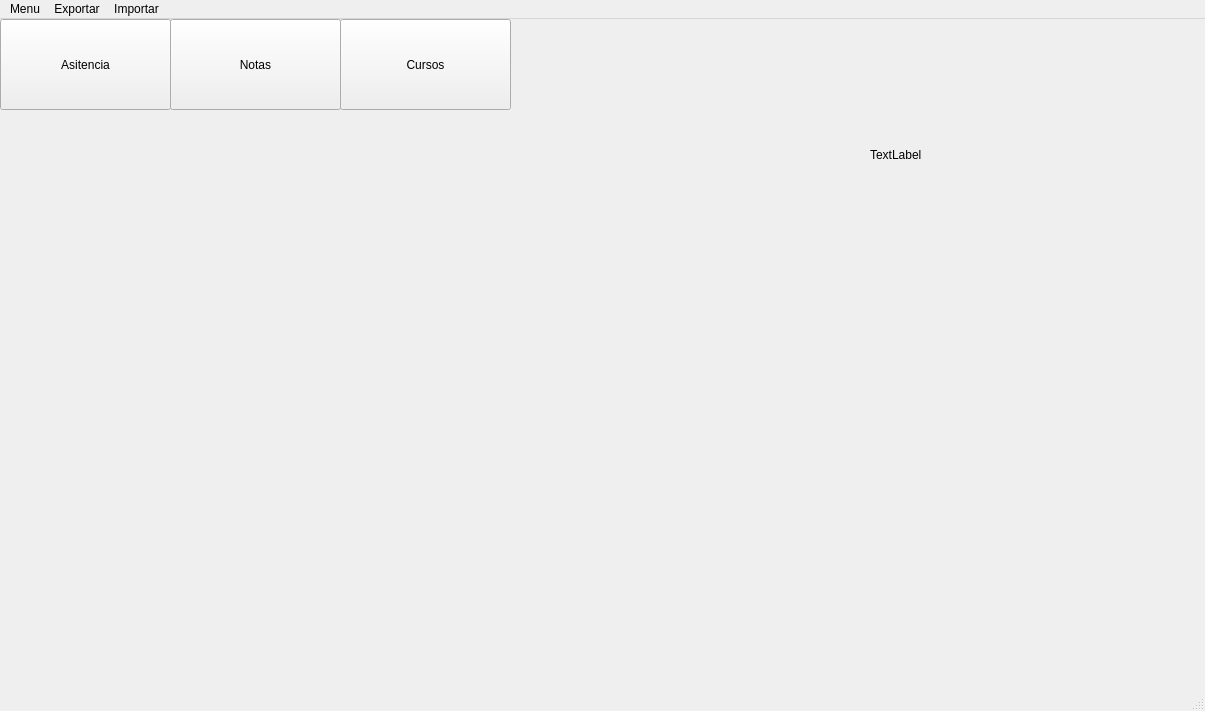
<?xml version="1.0" encoding="UTF-8"?>
<ui version="4.0">
 <class>SIAE</class>
 <widget class="QMainWindow" name="SIAE">
  <property name="geometry">
   <rect>
    <x>0</x>
    <y>0</y>
    <width>1205</width>
    <height>711</height>
   </rect>
  </property>
  <property name="windowTitle">
   <string>SIAE</string>
  </property>
  <widget class="QWidget" name="centralwidget">
   <widget class="QWidget" name="widget" native="true">
    <property name="geometry">
     <rect>
      <x>420</x>
      <y>100</y>
      <width>441</width>
      <height>271</height>
     </rect>
    </property>
    <widget class="QWidget" name="verticalLayoutWidget">
     <property name="geometry">
      <rect>
       <x>20</x>
       <y>10</y>
       <width>381</width>
       <height>251</height>
      </rect>
     </property>
     <layout class="QVBoxLayout" name="Visualizadornotas"/>
    </widget>
   </widget>
   <widget class="QLabel" name="label">
    <property name="geometry">
     <rect>
      <x>870</x>
      <y>30</y>
      <width>421</width>
      <height>211</height>
     </rect>
    </property>
    <property name="text">
     <string>TextLabel</string>
    </property>
   </widget>
   <widget class="QPushButton" name="botonAsistenciaFijo">
    <property name="geometry">
     <rect>
      <x>0</x>
      <y>0</y>
      <width>171</width>
      <height>91</height>
     </rect>
    </property>
    <property name="text">
     <string>Asitencia</string>
    </property>
   </widget>
   <widget class="QPushButton" name="botonNotasFijo">
    <property name="geometry">
     <rect>
      <x>170</x>
      <y>0</y>
      <width>171</width>
      <height>91</height>
     </rect>
    </property>
    <property name="text">
     <string>Notas</string>
    </property>
   </widget>
   <widget class="QPushButton" name="botonCursosFijo">
    <property name="geometry">
     <rect>
      <x>340</x>
      <y>0</y>
      <width>171</width>
      <height>91</height>
     </rect>
    </property>
    <property name="text">
     <string>Cursos</string>
    </property>
   </widget>
  </widget>
  <widget class="QMenuBar" name="menubar">
   <property name="geometry">
    <rect>
     <x>0</x>
     <y>0</y>
     <width>1205</width>
     <height>21</height>
    </rect>
   </property>
   <widget class="QMenu" name="menu">
    <property name="title">
     <string>Menu</string>
    </property>
    <addaction name="actionSeci_n"/>
    <addaction name="actionCerrar"/>
   </widget>
   <widget class="QMenu" name="menuExportar">
    <property name="title">
     <string>Exportar</string>
    </property>
   </widget>
   <widget class="QMenu" name="menuImportar">
    <property name="title">
     <string>Importar</string>
    </property>
   </widget>
   <addaction name="menu"/>
   <addaction name="menuExportar"/>
   <addaction name="menuImportar"/>
  </widget>
  <widget class="QStatusBar" name="secion"/>
  <action name="actionSeci_n">
   <property name="text">
    <string>Sesión</string>
   </property>
  </action>
  <action name="actionCerrar">
   <property name="text">
    <string>Cerrar</string>
   </property>
  </action>
 </widget>
 <resources/>
 <connections>
  <connection>
   <sender>actionCerrar</sender>
   <signal>triggered()</signal>
   <receiver>SIAE</receiver>
   <slot>close()</slot>
   <hints>
    <hint type="sourcelabel">
     <x>602</x>
     <y>355</y>
    </hint>
    <hint type="destinationlabel">
     <x>602</x>
     <y>355</y>
    </hint>
   </hints>
  </connection>
 </connections>
</ui>
